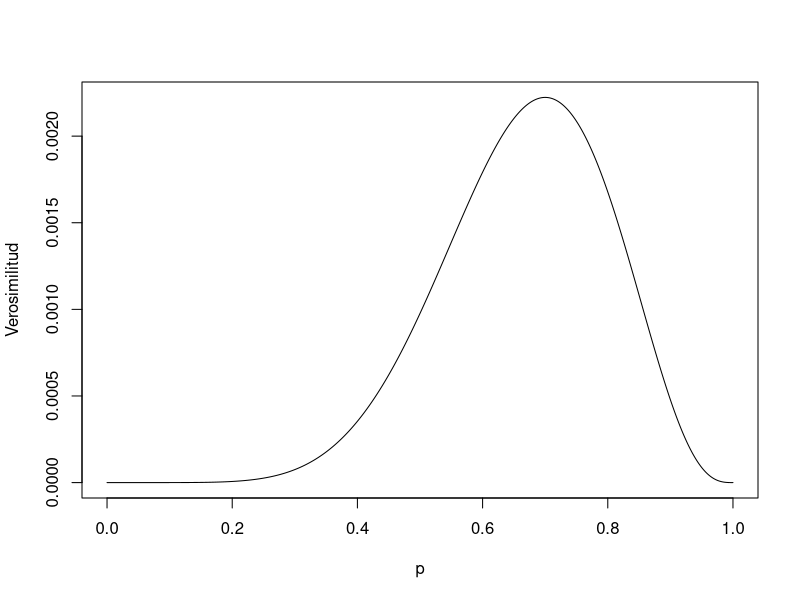
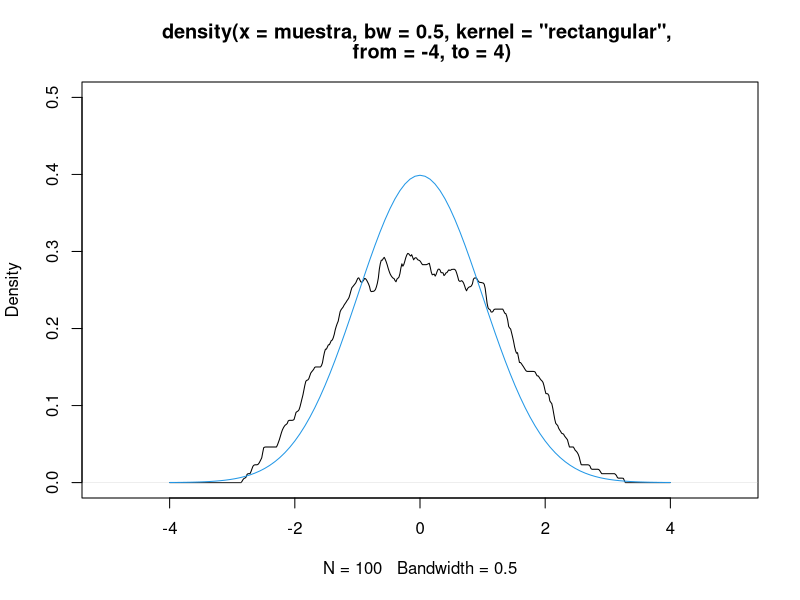
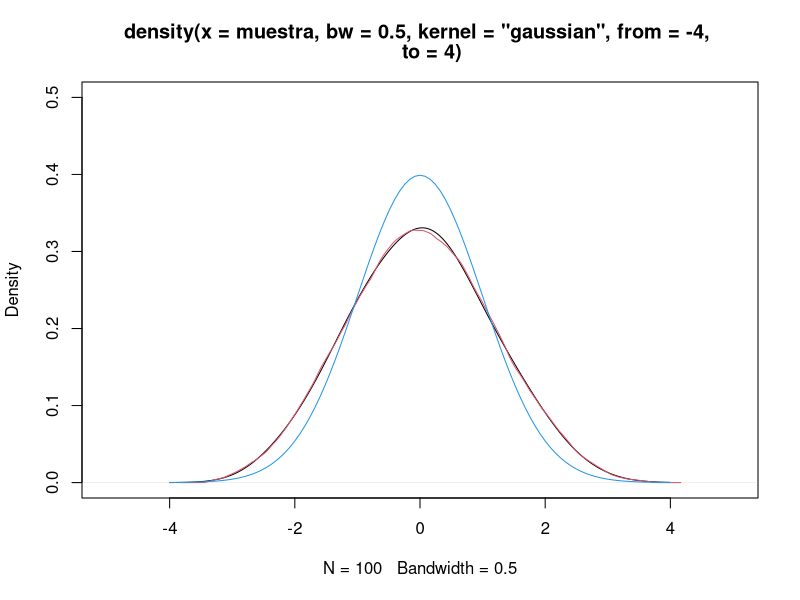
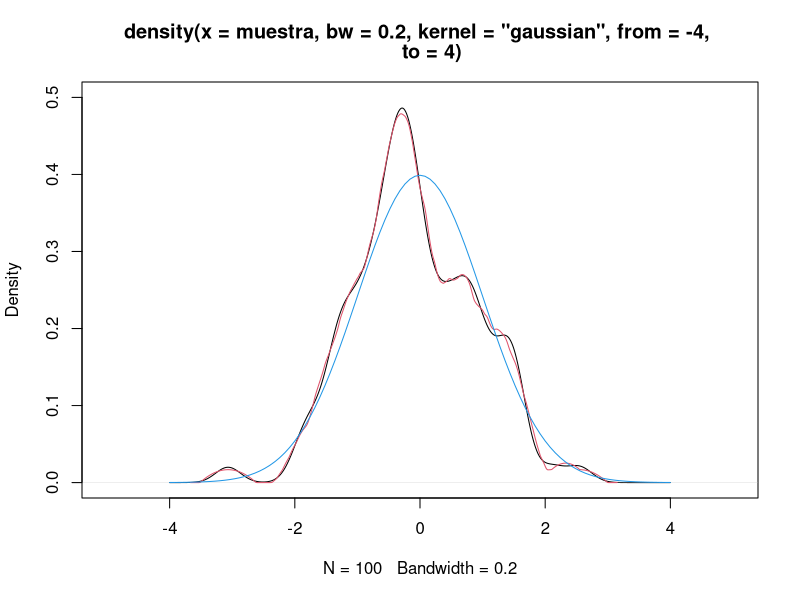
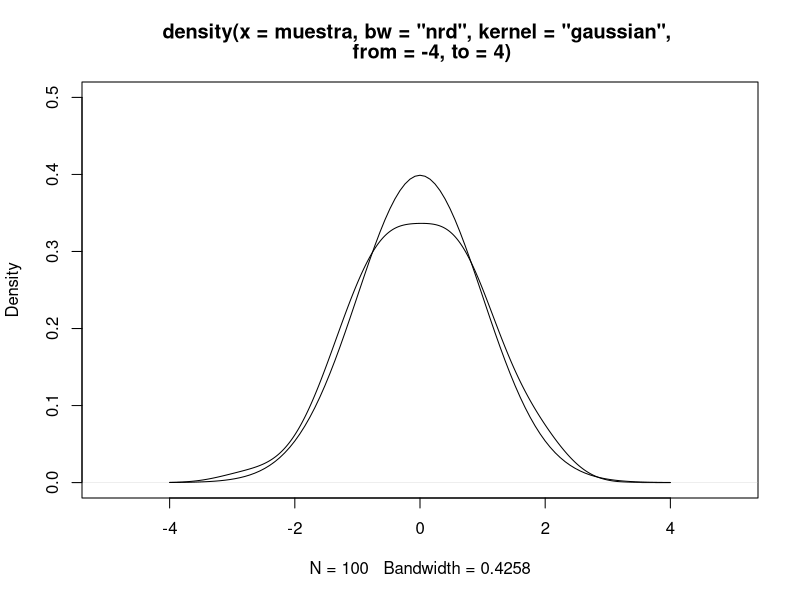
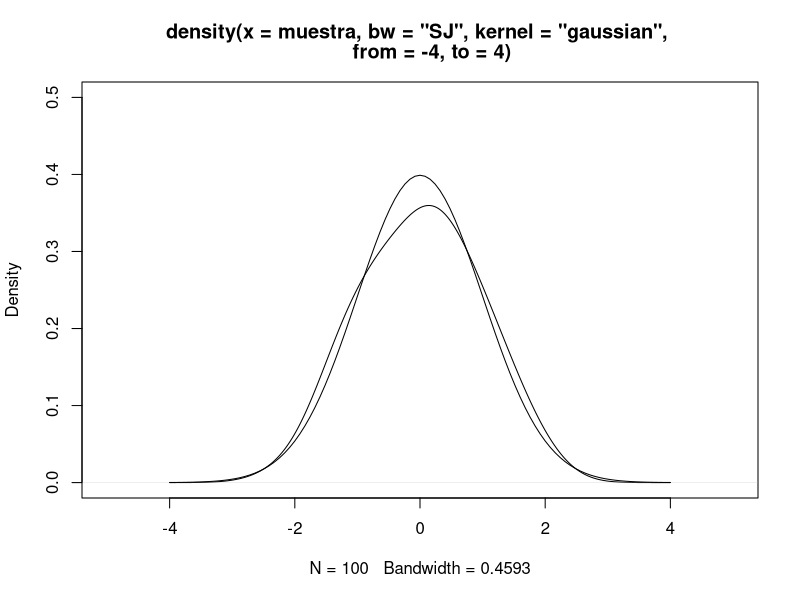

Write the R code that produced these figures, in order.
## ---- chunk 1
#| label: fig-verosimilitud
#| fig-cap: Verosimilitud correspondiente al ejemplo de 10 tiradas de una moneda.
#| warning: false
#| fig-width: 10
#| fig-height: 7
p <- seq(0, 1, by = 0.001)
n <- 10
n1 <- 7
l <- (1 - p)^(n - n1) * p^n1
plot(p, l, ylab = "Verosimilitud", type = "l")
## ---- chunk 2
#| code-fold: false
# mas de una distribucion normal de tamaño 100
muestra <- rnorm(100, 0, 1)

#grafica del estimador de la función de densidad
plot(
    density(x = muestra, kernel = "rectangular", bw=0.5, from = -4, to = 4),
    xlim = c(-5, 5),
    ylim = c(0,0.5)
)

curve(dnorm(x,0,1), xlim=c(-4,4), add=TRUE, col = 4) 
## ---- chunk 3
#| code-fold: false
# mas de una distribucion normal de tamaño 100
muestra <- rnorm(100, 0, 1)

#grafica del estimador de la función de densidad
plot(
    density(x = muestra, kernel = "gaussian", bw=0.5, from = -4, to = 4),
    xlim = c(-5, 5),
    ylim = c(0, 0.5)
)
lines(density(x = muestra, kernel = "epanechnikov", bw = 0.5), col = 2)
curve(dnorm(x,0,1), xlim=c(-4,4), add=TRUE, col = 4) 
## ---- chunk 4
#| code-fold: false
# mas de una distribucion normal de tamaño 100
muestra <- rnorm(100, 0, 1)

#grafica del estimador de la función de densidad
plot(
    density(x = muestra, kernel = "gaussian", bw=0.2, from = -4, to = 4),
    xlim = c(-5, 5),
    ylim = c(0, 0.5)
)
lines(density(x = muestra, kernel = "epanechnikov", bw = 0.2), col = 2)
curve(dnorm(x,0,1), xlim=c(-4,4), add=TRUE, col = 4) 
## ---- chunk 5
#| code-fold: false
# mas de una distribucion normal de tamaño 100
muestra <- rnorm(100, 0, 1)

# valor del ancho de banda segun la regla del pulgar

bw.nrd(x = muestra)

#grafica del estimador de la función de densidad
plot(
    density(x = muestra, kernel = "gaussian", bw = "nrd", from = -4, to = 4),
    xlim = c(-5, 5),
    ylim = c(0, 0.5)
)
curve(dnorm(x,0,1), xlim=c(-4,4), add=TRUE)

## ---- chunk 6
#| code-fold: false
# mas de una distribucion normal de tamaño 100
muestra <- rnorm(100, 0, 1)

#valor del ancho de banda con estimacion no parametrica de R(f")

bw.SJ(x = muestra, method = "dpi")

#grafica del estimador de la función de densidad
plot(
    density(x = muestra, kernel = "gaussian", bw="SJ", from = -4, to = 4),
    xlim = c(-5, 5),
    ylim = c(0, 0.5)
)
curve(dnorm(x,0,1), xlim=c(-4,4), add=TRUE)

